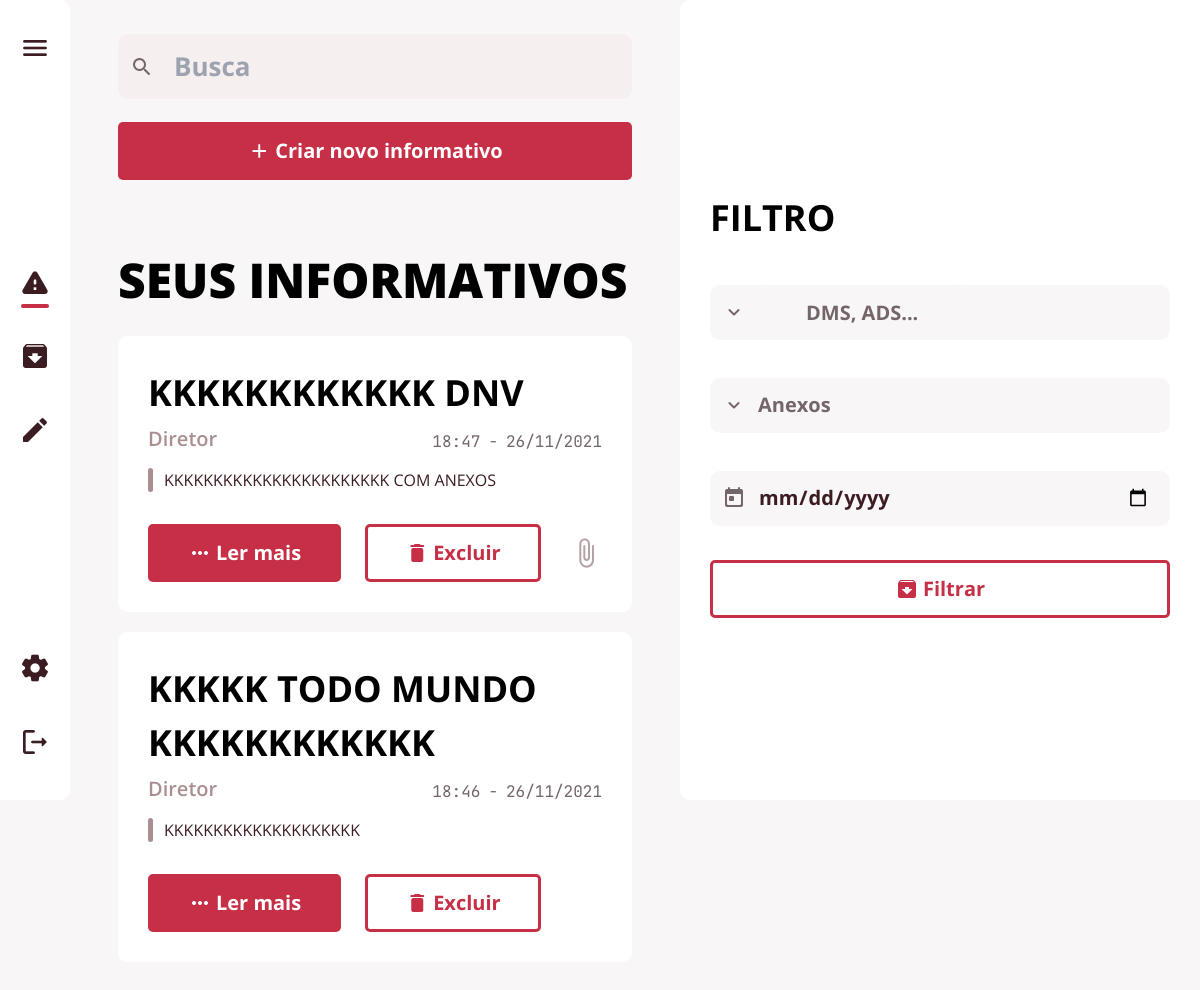
/editar (signed in), run on the app's committed database.
### app/database/models.py (models this page shows, shortened)
class Postagem(db.Model):
    __tablename__ = "postagem"
    id = db.Column(db.Integer, primary_key=True, autoincrement=True)
    titulo = db.Column(db.String(150), nullable=False)
    texto = db.Column(db.String(150), nullable=False)
    data = db.Column(db.DateTime, default=datetime.now)
    image = db.Column(db.String(150), default="sem imagem")
    mimetype = db.Column(db.Text)
    postagem_arquivada = db.relationship('Arquivadas')
    user_id = db.Column(db.Integer, db.ForeignKey('user.id'))
    destinatario = db.relationship('Papel',
                                   secondary=postagem_papel_tabela,
                                   back_populates='postagem')
    curso = db.relationship('Curso',
                            secondary=postagem_curso_tabela,
                            back_populates='postagem')

class Papel(db.Model):
    __tablename__ = "papel"
    id = db.Column(db.Integer, primary_key=True, autoincrement=True)
    nome = db.Column(db.String(150), unique=True, nullable=False)
    pode_editar = db.Column(db.Boolean, default=0)
    admin = db.Column(db.Boolean, default=0)
    postagem = db.relationship('Postagem',
                               secondary=postagem_papel_tabela,
                               back_populates='destinatario')
    user = db.relationship('User',
                           secondary=user_papel_tabela,
                           back_populates='papeis')
    def __repr__(self):
        return self.nome

### app/view.py (the view, shortened to what this page needs)
@ routes.route('/editar', methods=['POST', 'GET'])
@ login_required
def edit():
    form = SelectForm()
    filtro = FiltroForm()
    papel = db.session.query(Papel.nome).all()
    user_papel = tupleToString(db.session.query(Papel).join(
        Papel.user).filter(User.id == user.id).filter(Papel.nome != 'Funcionario').all())
    if not user_edit():
        return redirect(url_for('view.inicio'))
    post = db.session.query(Postagem).filter(
        Postagem.user_id == user.id).order_by(Postagem.data.desc())
    posts = db.session.query(Postagem).filter(
        Postagem.user_id == user.id).order_by(Postagem.data.desc()).all()
    filtro_data = request.form.get("data")
    filtro_papel = filtro.filtro_papel.data
    filtro_curso = filtro.filtro_curso.data
    filtro_anexo = request.form.get("anexos")
    busca = request.form.get("busca")
    if busca:
        busca = f"%{busca}%"
        post = post.filter(Postagem.titulo.like(busca))
    if filtro_data:
        filtro_data = f"%{filtro_data}%"
        post = post.filter(Postagem.data.like(filtro_data))
    if filtro_papel:
        filtro_papel = list(map(int, filtro_papel))
        papel_userid = tupleToList(db.session.query(User.id).join(
            Papel.user).filter(Papel.id.in_(filtro_papel)).all())
        print('oi')
        post = post.filter(Postagem.user_id.in_(papel_userid))
    if filtro_curso:
        filtro_curso = list(map(int, filtro_curso))
        post = post.filter(Curso.id.in_(filtro_curso))
    if filtro_anexo == '1':
        post = post.filter(Postagem.image != '')
    if filtro_anexo == '2':
        post = post.filter(Postagem.image == '')
    posts = post.all()
    return render_template('editar.html', posts=posts, user=user, user_papel=user_papel, papel=papel, user_edit=user_edit(), filtro=filtro, form=form)

### app/formulario/registerForm.py
class SelectForm(FlaskForm):
    papel = ChosenSelectMultipleField("Enviar para", choices=[])
    curso = ChosenSelectMultipleField("Para o curso", choices=[])
    def __init__(self, *args, **kwargs):
        super().__init__(*args, **kwargs)
        self.papel.choices = [(papel.id, papel.nome)
                              for papel in Papel.query.filter(Papel.nome != 'Funcionario').all()]
        self.curso.choices = [(curso.id, curso.nome_curso)
                              for curso in Curso.query.all()]

class FiltroForm(FlaskForm):
    filtro_papel = ChosenSelectMultipleField("Enviar para", choices=[])
    filtro_curso = ChosenSelectMultipleField("Para o curso", choices=[])
    def __init__(self, *args, **kwargs):
        super().__init__(*args, **kwargs)
        self.filtro_papel.choices = [(papel.id, papel.nome)
                                     for papel in Papel.query.join(Papel.user).filter(Papel.nome != 'Funcionario').all()]
        self.filtro_curso.choices = [(curso.id, curso.nome_curso)
                                     for curso in Curso.query.join(Curso.user).filter(User.id != current_user.id).all()]

### app/controller.py (called while the page is built)
def user_edit():
    user_edit = tupleToList(db.session.query(Papel.pode_editar).join(
        Papel.user).filter(User.id == user.id).all())
    for edit in user_edit:
        if edit:
            return True
    return False

def tupleToString(tupla):
    return ', '.join(map(str, tupla))

def tupleToList(tupla):
    return [id for id, in tupla]

### app/database/models.py (called while the page is built)
    def is_admin(self):
        admin = [role.admin for role in self.papeis]
        for adm in admin:
            if adm:
                return True
        return False

### app/formulario/chosenSelect.py (called while the page is built)
def _add_chosen_class(kwargs):
    if 'render_kw' in kwargs:
        if 'class' in kwargs['render_kw']:
            kwargs['render_kw']['class'] += ' chosen-select'
        else:
            kwargs['render_kw']['class'] = 'chosen-select'
    else:
        kwargs['render_kw'] = {'class': 'chosen-select'}

### app/templates/editar.html (shortened to what this page needs)
{% extends 'base.html' %}
{% block head %}
<link rel="stylesheet" href="{{url_for('static', filename='style/editar.css')}}">
{% endblock %}
{% block btn_criar %}
<div class="create-btn-box">
    <button class="btn btn-full btn-popup" id="btnpop">
        <span class="material-icons-round">add</span>
        <p>Criar novo informativo</p>
    </button>
</div>
{% endblock %}
{% block main_text %}SEUS INFORMATIVOS{% endblock %}
{% block main %}
{% for post in posts %}
<div class="card-box">
    <h2 class="title-text">{{ post.titulo }}</h2>
    <div class="text-title-area">
        <h3 class="sender-papel">{{ user_papel }}</h3>
        <div class="send-date">
            <p class="hour">{{ post.data.strftime('%H:%M') }}</p>
            <p class="date">{{ post.data.strftime('%d/%m/%Y') }}</p>
        </div>
    </div>
    <div class="text-area text-area--short">
        <p>{{ post.texto }}</p>
    </div>
    <div class="bottom-buttons">
        <button class="F-btn btn btn-full" onClick="abrirPopup({{ post.id }})">
            <span class="material-icons-round">more_horiz</span>
            <p>Ler mais</p>
        </button>
        <button class="F-btn btn btn-empty" onClick="deletarPost({{ post.id }})">
            <span class="material-icons-round">delete</span>
            <p>Excluir</p>
        </button>
        {% if post.image %}
        <span class="material-icons-round card-icon">
        </span>
        {% endif %}
    </div>
</div>
{% endfor %}
{% endblock %}

### app/static/style/base.css (style rules this page uses)
* { margin: 0; padding: 0; box-sizing: border-box; }
:root { --card-bg-color:#fff; --primary-bg-color:#f9f6f7; --secondary-bg-color:#f5eff0; --headline-text-color:#000; --primary-text-color:#3b1d21; --secondary-text-color:#746668; --btn-text-color:#fff; --faded-text-color:#aa8f90; --faded-icon-color:#b4a2a4; --primary-accent-color:#c62f45; --h1-font-size:3rem; --h2-font-size:2.25rem; --h3-font-size:1.25rem; --h4-font-size:0.70rem; --p-font-size:1rem; --menu-font-size:1.75rem; --search-font-size:1.625rem; --regular:400; --medium:500; --semi-bold:600; --bold:700; --extra-bold:900; --small-icon:1.5rem; --medium-icon:2rem; --big-icon:3.5rem; --extra-big-icon:15rem; --search-icon:1.75rem; --main-border-radius:10px; --button-border-radius:5px; --default-gap: 30px; }
body { font-family: 'Open Sans', sans-serif; }
button { background: none; border: none; }
.btn { font-family: 'Open Sans', sans-serif; font-size: var(--h3-font-size); font-weight: var(--bold); padding: .7em 2em .7em 2em; display: flex; align-items: center; gap: .2em; border-radius: var(--button-border-radius); cursor:pointer; white-space: nowrap; }
.btn p { float: left; }
.btn span { float: left; font-size: var(--small-icon) }
button { cursor: pointer; }
.btn-full { background-color: var(--primary-accent-color); color:var(--btn-text-color); }
.btn-empty { background-color: transparent; color:var(--primary-accent-color); outline: 3px solid var(--primary-accent-color); outline-offset: -3px; }
body { background-color: var(--primary-bg-color); }
.card-box { margin-top: 20px; width: 100%; height: auto; background-color: var(--card-bg-color); padding: 30px; border-radius: var(--main-border-radius); }
.text-title-area { flex-direction: row; display: flex; align-items: flex-end; justify-content: space-between; }
.title-text { font-size: var(--h2-font-size); font-weight: var(--bold); }
.sender-papel { line-height: 1.9em; font-size: var(--h3-font-size); font-weight: var(--semi-bold); flex: auto; color: var(--faded-text-color); }
.send-date { display: flex; }
.send-date .hour::after { content: '-'; margin: 0 .5em; }
.send-date p { font-weight: var(--regular); line-height: 2em; color: var(--secondary-text-color); font-family: 'JetBrains Mono', monospace; }
.text-area { margin-top: 10px; color: var(--primary-text-color); }
.text-area p { position: relative; padding-left: 1em; font-weight: var(--regular); }
.text-area--short p { word-wrap: break-word; overflow: hidden; display: -webkit-box; -webkit-line-clamp: 7; -webkit-box-orient: vertical; text-overflow: ellipsis; }
.text-area p::before { content: ''; height: 100%; width: .3em; background-color: var(--faded-text-color); display: inline-block; left:0; position: absolute; border-radius: 3em; }
.bottom-buttons { display: flex; gap:1.5em; margin-top: 2em; align-items: center; }
.bottom-buttons .card-icon { font-size: var(--medium-icon); flex: auto; text-align: end; color: var(--faded-icon-color); }
@media screen and (max-width: 1200px) { :root { --extra-big-icon: 10em; } }

### app/static/style/editar.css (style rules this page uses)
.create-btn-box { display: flex; margin-top: 1.2em; margin-bottom: 4em; align-items: center; }
.create-btn-box button { width: 100%; justify-content: center; }

### data on the page
Postagem: titulo "KKKKKKKKKKKK DNV", data "18:47", data "26/11/2021", texto "KKKKKKKKKKKKKKKKKKKKKKK COM ANEXOS"
Papel: nome "Diretor"
Postagem: titulo "KKKKK TODO MUNDO KKKKKKKKKKKK", data "18:46", data "26/11/2021", texto "KKKKKKKKKKKKKKKKKKKK"
